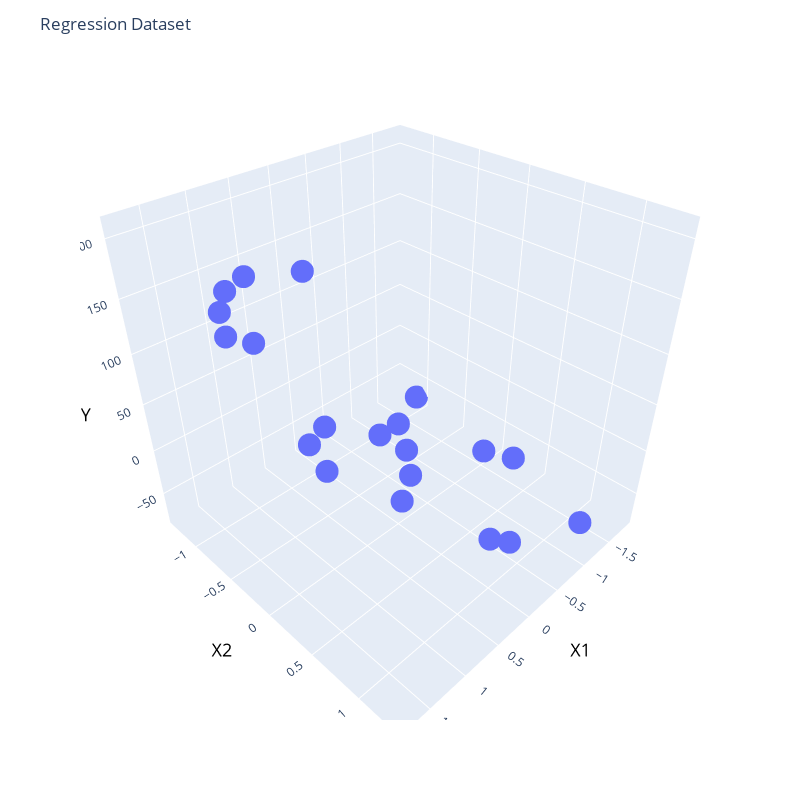

This figure's notebook cell:
### Markdown cell above
**3-D Visualisation of Sample Data**

### Code cell
# PLOTTING the data wrt first 2 features in 3D so it is interactive using gpu
# Use GPU for plotting
fig = px.scatter_3d(x=X[:20,0], y=X[:20,1], z=y[:20])
# Label Axes
fig.update_layout(scene = dict(
                    xaxis_title='X1',
                    yaxis_title='X2',
                    zaxis_title='Y'))
# Bold Axis
fig.update_layout(scene = dict(
                    xaxis = dict(title_font=dict(size=18, color='black')),
                    yaxis = dict(title_font=dict(size=18, color='black')),
                    zaxis = dict(title_font=dict(size=18, color='black')))
)
# Title
fig.update_layout(title='Regression Dataset')
# Fig Size
fig.update_layout(width=800, height=800)
fig.show()

### Figure 1 — Plotly figure (JSON) as saved in the notebook; plotly's stock layout.template omitted (floating-point values rounded to 4 significant figures)
{"data": [{"hovertemplate": "x=%{x}<br>y=%{y}<br>z=%{z}<extra></extra>", "legendgroup": "", "marker": {"color": "#636efa", "symbol": "circle"}, "mode": "markers", "name": "", "scene": "scene", "showlegend": false, "type": "scatter3d", "x": [1.551, -0.5928, -0.9862, 0.2172, 1.515, -0.9424, -0.01529, 1.038, 0.8047, 0.5126, 1.782, 0.9755, 0.09999, 0.6829, 1.369, -1.835, -0.2188, 0.8645, 0.1355, -0.4736], "y": [-0.1671, 0.8567, 0.6093, 0.2885, -0.1899, 1.315, 0.9627, -1.138, -1.303, -0.6744, 1.301, -0.1435, -0.1371, 0.5755, 0.3297, -1.082, -0.117, -1.313, -0.8044, 0.5867], "z": [208.1, -77.0, -13.53, 3.615, 155.2, -37.08, -31.44, 122.8, 128.1, -10.62, 185.4, 196.6, 15.26, 70.48, 66.86, -74.46, -77.77, 85.22, -14.45, 16.9]}], "layout": {"height": 800, "legend": {"tracegroupgap": 0}, "margin": {"t": 60}, "scene": {"domain": {"x": [0, 1], "y": [0, 1]}, "xaxis": {"title": {"font": {"color": "black", "size": 18}, "text": "X1"}}, "yaxis": {"title": {"font": {"color": "black", "size": 18}, "text": "X2"}}, "zaxis": {"title": {"font": {"color": "black", "size": 18}, "text": "Y"}}}, "title": {"text": "Regression Dataset"}, "width": 800}}
